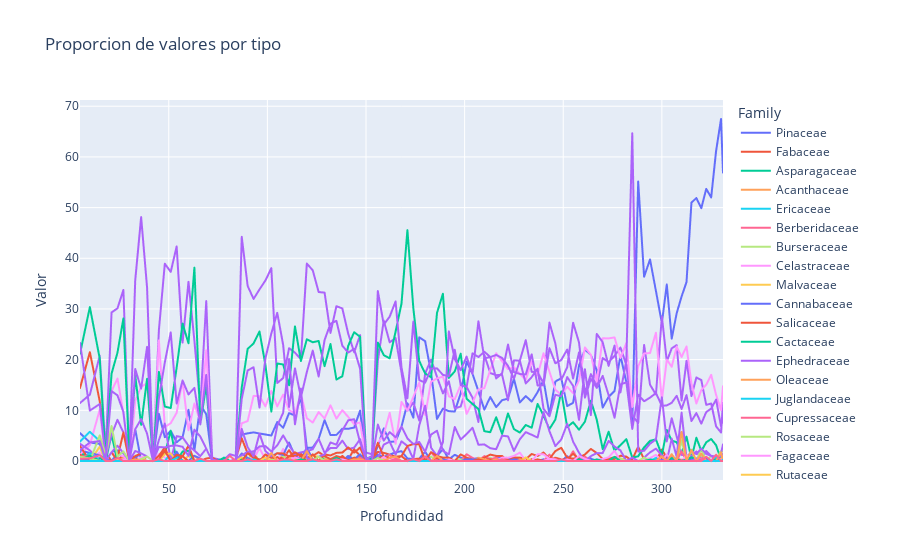

The code cell stored with this chart in its notebook:
### Code cell
fig = px.line(df_Ordered_Bella_Family, x="Profundidad", y="Valor", color="Family", title="Proporcion de valores por Familia")
fig.show()
